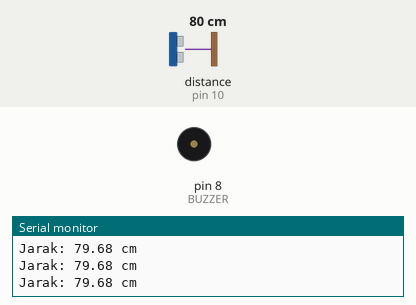
Recording of a sketch running on a simulated Arduino Uno, built with avr-gcc and run on an emulated ATmega328P. On the bench: buzzer (waves = sounding), the last lines printed to the serial monitor. Wiring (inferred from the names in the program): ultrasonic range finder: trigger pin 9; echo pin 10. The test bench sets the inputs (shaded band); at power-on: distance to the obstacle (sensor on pin 10) 80 cm. The echo pulse lasts 58.3 µs per cm.

Above: at 1.2 s.
1.3 s: distance to the obstacle (sensor on pin 10) set to 18 cm
2.8 s: distance to the obstacle (sensor on pin 10) set to 14 cm
At 3.4 s:
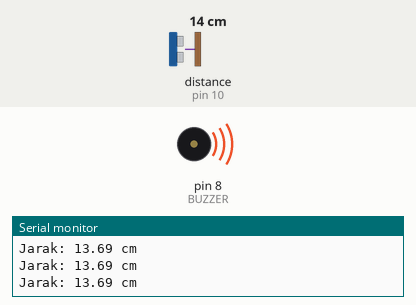
Timing chart, 0 to 5.8 s (numbered marks = the images above; inputs shaded):
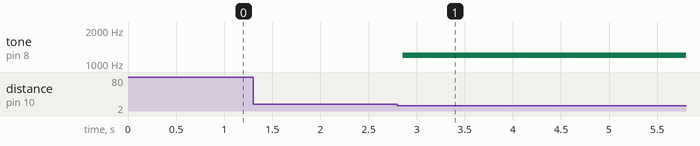

The sketch:

02_Alarm_Jarak.ino
```cpp
const int TRIG = 9;
const int ECHO = 10;
const int BUZZER = 8;

void setup() {
  pinMode(TRIG, OUTPUT);
  pinMode(ECHO, INPUT);
  pinMode(BUZZER, OUTPUT);
  Serial.begin(9600);
}

void loop() {
  digitalWrite(TRIG, LOW);
  delayMicroseconds(2);
  digitalWrite(TRIG, HIGH);
  delayMicroseconds(10);
  digitalWrite(TRIG, LOW);

  long durasi = pulseIn(ECHO, HIGH, 30000);
  float jarak = durasi * 0.0343 / 2;
  Serial.print("Jarak: ");
  Serial.print(jarak);
  Serial.println(" cm");

  if (jarak > 0 && jarak < 15) tone(BUZZER, 1200);
  else noTone(BUZZER);
  delay(200);
}
```

Measured:
- the behaviour switches between 16 and 15 cm on distance to the obstacle (sensor on pin 10) (found by bisection; images 0 and 1)
- after the input at 2.8 s, tone on pin 8 (BUZZER): silent → 1200 Hz after 0.06 s
